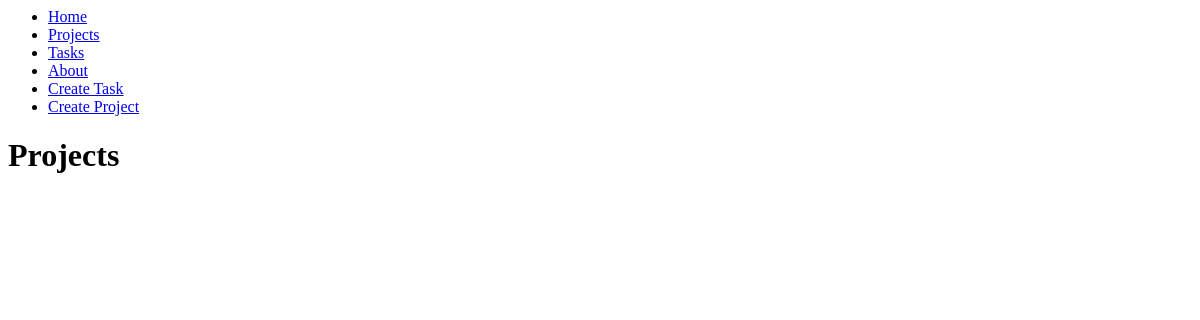
Before: /projects/ with the older database file.
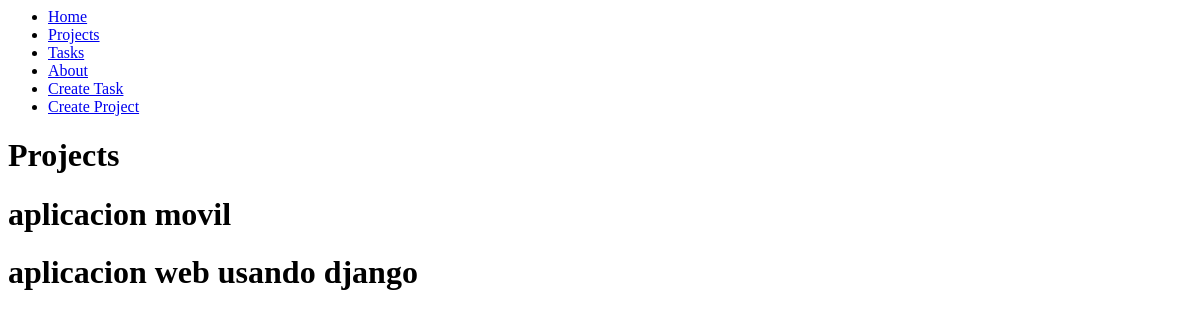
After: the same page with the newer database file.
### myapp/models.py (models this page shows, shortened)
class Project(models.Model):
    name = models.CharField(max_length=200)

### myapp/views.py (the view)
# urls.py: path('projects/', views.projects, name='projects'),
def projects(requests):
    projects = Project.objects.all()
    return render(requests, 'projects/projects.html', {'projects':projects})

### myapp/templates/projects/projects.html
{% extends 'layouts/base.html' %}
{% block content %}
<h1>Projects</h1>
{% for project in projects  %}
<div>
    <h1>{{project.name}}</h1>
</div>
{% endfor %}
{% endblock %}

Changed rows visible on the page:
added Project: name "aplicacion movil"
added Project: name "aplicacion web usando django"
